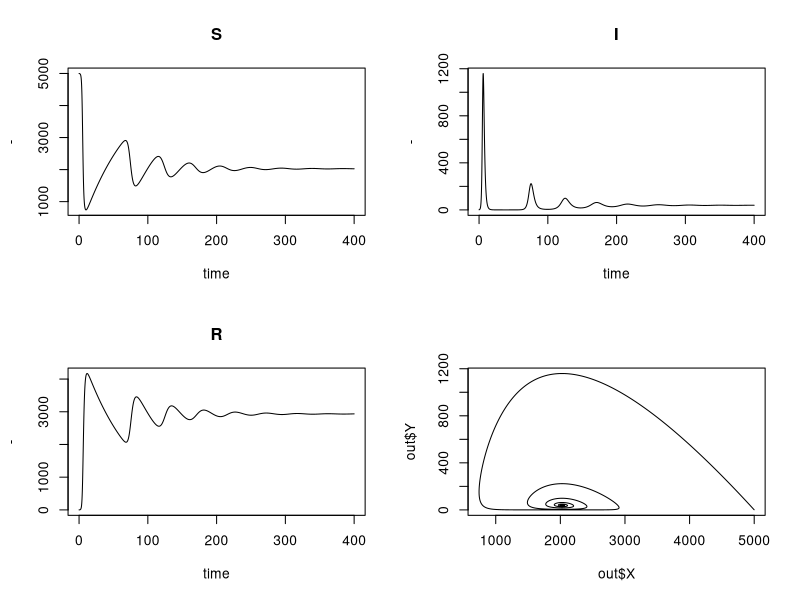
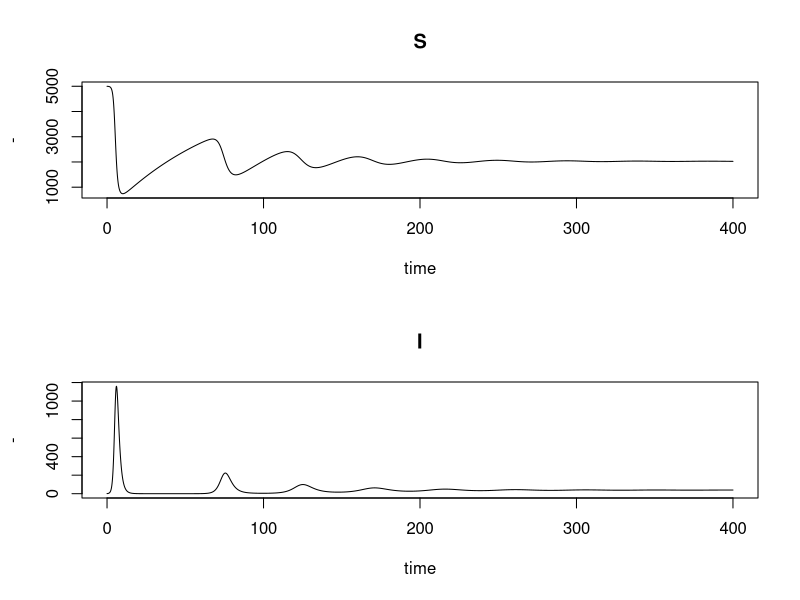
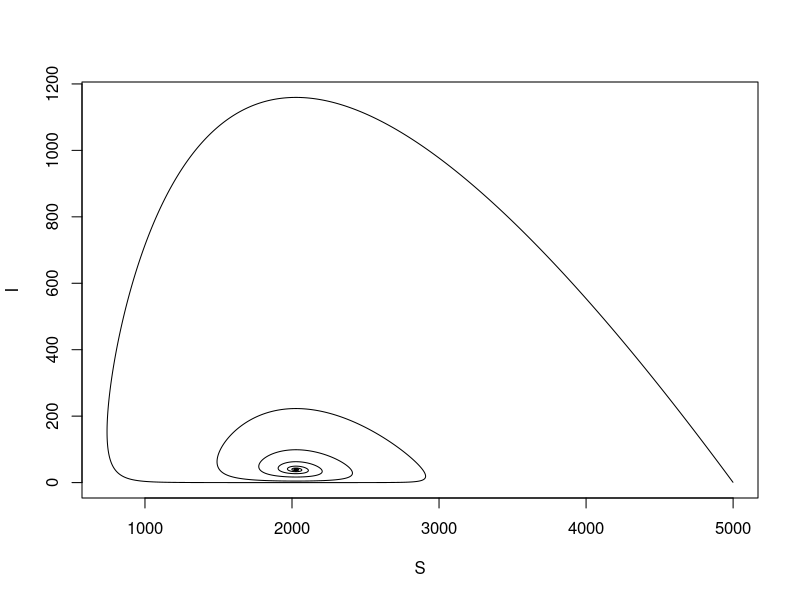
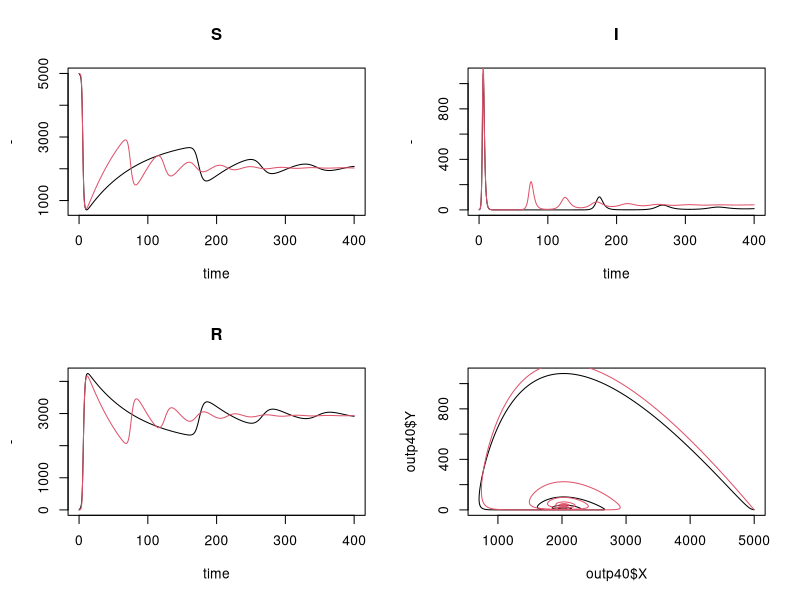

Generate these figures, in order, with R:
#########################################################
#                                                       #
# PRACTICAL SESSION: Vaccination                        #
# MODELING INFECTIOUS DISEAES USING R                   #
# ZIv Shkedy (Hasselt University, Belgium)              #
# 4th PhD week, Gondar University, Ethiopia             #
# JKUAT, Kenya                                          #
# SUSAN-SSACAB 2019 Conference, South Africa            #
#                                                       #
#                                                       #
#########################################################


# SETP 1: install the deSolve package           
library(deSolve)

#########################################################
#                                                       #
#                                                       #
#   SIR with vaccination                                #
#   N=5000                                              #
#                                                       #
#########################################################

library(deSolve)
require(deSolve)

parameters <- c(mu=1/75,beta=0.001/2, v=1, P=0.0)
parameters

state <- c(X=4999,Y=1,Z=0)
state

SIR<-function(t,state,parameters)
{
with(as.list(c(state, parameters)),
{
dX <- 5000*mu*(1-P)-beta*Y*X - mu*X
dY <- beta*Y*X - v*Y - mu*Y
dZ <- v*Y -mu*Z+5000*mu*P
list(c(dX, dY, dZ))
}) 
}

times<-seq(0,400,by=0.01)

require(deSolve)
out <- as.data.frame(ode(y=state,times=times,func=SIR,parms=parameters))
head(out)



par(mfrow=c(2,2))
plot (times,out$X ,type="l",main="S", xlab="time", ylab="-")
plot (times,out$Y ,type="l",main="I", xlab="time", ylab="-")
plot (times,out$Z ,type="l",main="R", xlab="time", ylab="-")
plot(out$X,out$Y,type="l")
mtext(outer=TRUE,side=3,"SIR model",cex=1.5)



par(mfrow=c(2,1))
plot (times,out$X ,type="l",main="S", xlab="time", ylab="-")
plot (times,out$Y ,type="l",main="I", xlab="time", ylab="-")
mtext(outer=TRUE,side=3,"SIR model",cex=1.5)

par(mfrow=c(1,1))
plot(out$X,out$Y,type="l",xlab="S",ylab="I")


############################################
### P=40%                                 ##
############################################

parameters <- c(mu=1/75,beta=0.001/2, v=1, P=0.40)
parameters


state <- c(X=4999,Y=1,Z=0)
state

require(deSolve)
outp40 <- as.data.frame(ode(y=state,times=times,func=SIR,parms=parameters))
head(out)
par(mfrow=c(2,2))
plot (times,outp40$X ,type="l",main="S", xlab="time", ylab="-")
lines(times,out$X,col=2)
plot (times,outp40$Y ,type="l",main="I", xlab="time", ylab="-")
lines(times,out$Y,col=2)
plot (times,outp40$Z ,type="l",main="R", xlab="time", ylab="-")
lines(times,out$Z,col=2)


plot(outp40$X,outp40$Y,type="l")
lines(out$X,out$Y,col=2)
mtext(outer=TRUE,side=3,"SIR model",cex=1.5)
